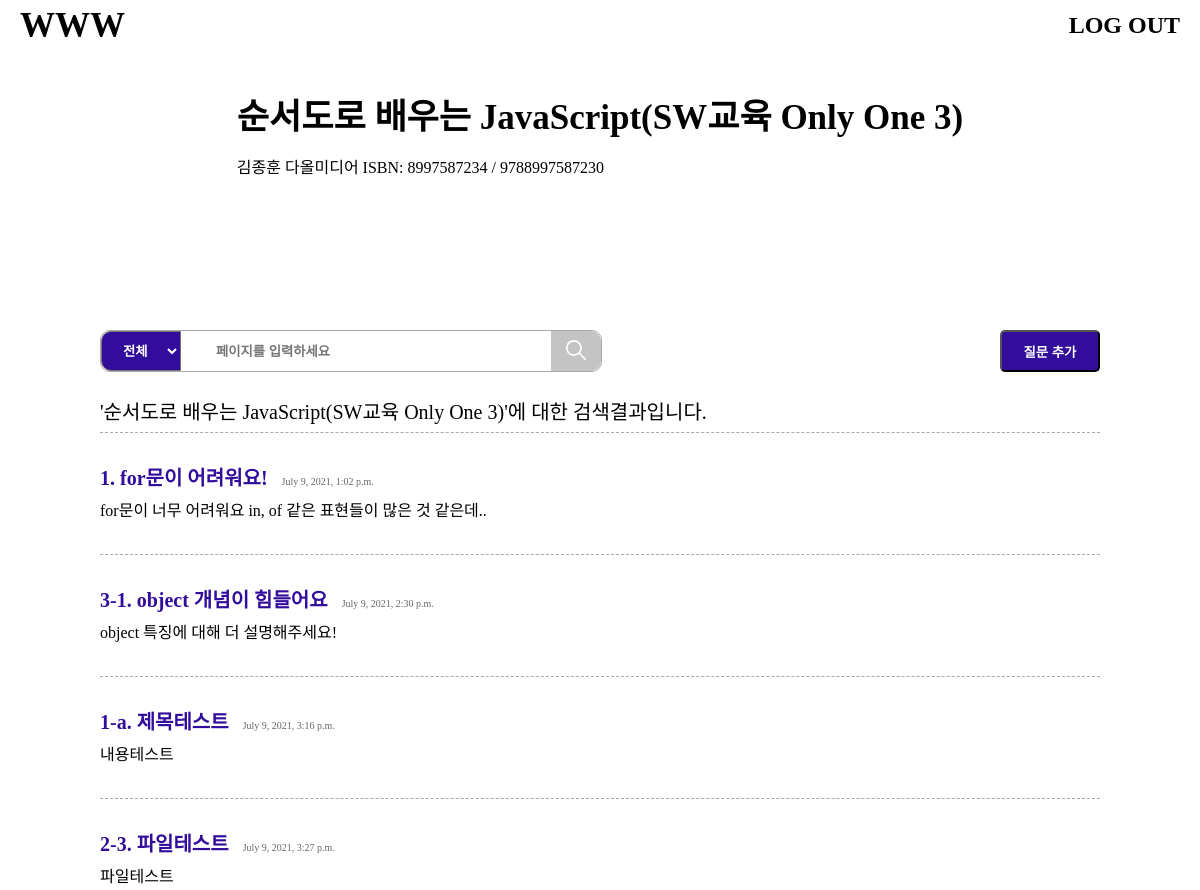
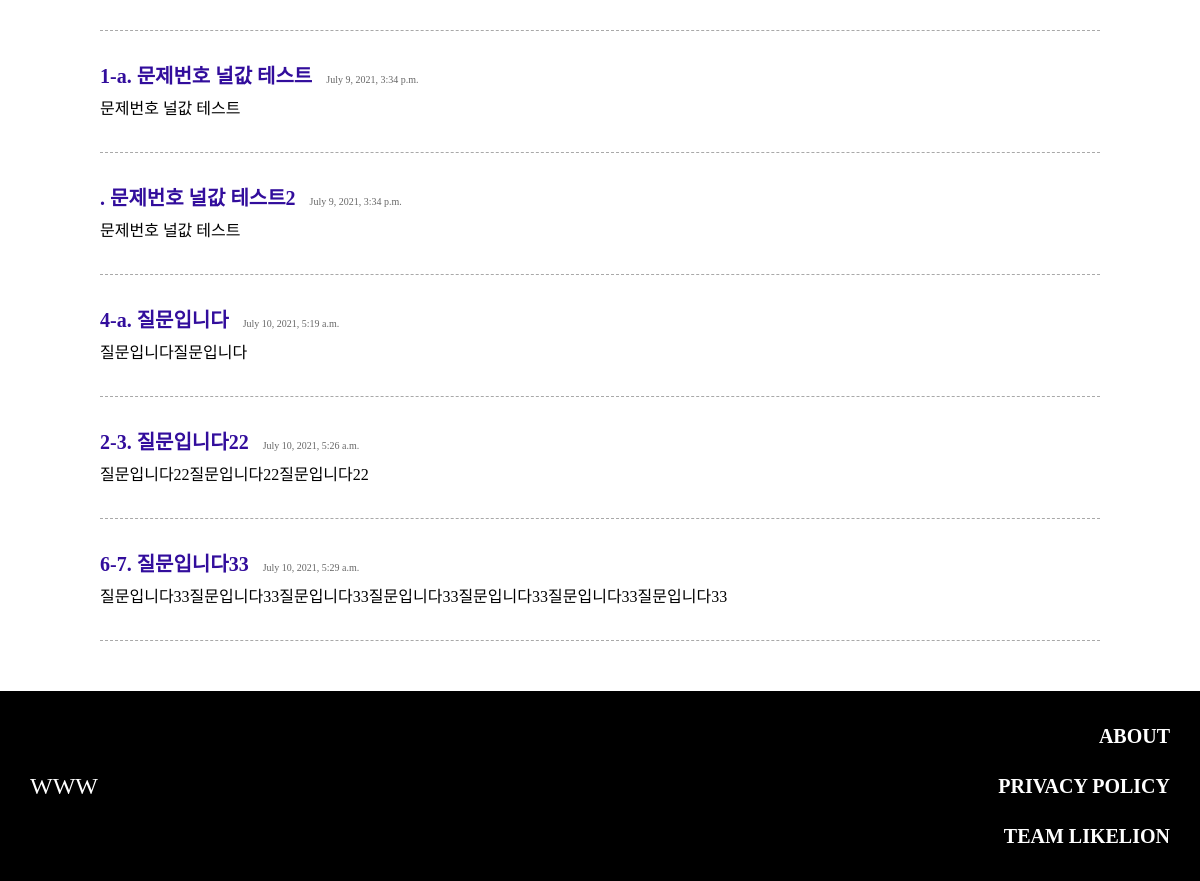
The page /qna/13 (signed in) on the database its author committed (2 pictures, top to bottom).
### qna/models.py (models this page shows, shortened)
class Book(models.Model):
    isbn = CharField(max_length=100)
    title = CharField(max_length=255)
    author = CharField(max_length=100)
    publisher = CharField(max_length=255)
    imageUrl = CharField(max_length=500, null=True)

class Qna(models.Model):
    room = ForeignKey(Room, on_delete=CASCADE)
    title = CharField(max_length=500)
    writer = ForeignKey(Profile, on_delete=CASCADE)
    content = TextField()
    isfile = BooleanField(default=False)
    pubdate = DateTimeField(auto_now_add=True)
    chapter = IntegerField()
    page = IntegerField()
    qnum = CharField(max_length=100, null=True)
    selected = BooleanField(default=False)

### search/views.py (the view)
# urls.py: path('qna/', include('qna.urls')),
def qna(request, book_id) :
    chapter = int(request.GET.get('chapter', '-1'))
    page = int(request.GET.get('page', '-1'))
    book = Book.objects.get(id = book_id)
    qnas = Qna.objects.filter(room = book.room)
    chapters = []
    for qna in qnas :
        if qna.chapter not in chapters :
            chapters.append(qna.chapter)
    if chapter != -1 :
        qnas = qnas.filter(chapter = chapter)
    if page != -1 :
        qnas = qnas.filter(page = page)
        return render(request, 'qna.html', {'book':book, 'qnas': qnas, 'chapters':chapters, 'cur_chapter':chapter, 'cur_page':page})
    else :
        return render(request, 'qna.html', {'book':book, 'qnas': qnas, 'chapters':chapters, 'cur_chapter':chapter})

### qna/templates/qna.html (shortened to what this page needs)
{% extends 'base.html' %}
{% load static %}
{% block style %}
<link rel="stylesheet" type="text/css" href="{% static 'css/qna.css' %}">
{% endblock %}
{% block content %}
    <header class="book-info-wrap">
        <div class="book-info-content">
            <div class="book-title">{{book.title}}</div>
            <div>
                <span>{{book.author}} </span>
                <span>{{book.publisher}} </span>
                <span>ISBN: {{book.isbn}} </span>
            </div>
        </div>
    </header>
    <aside class="button-line">
        <div class="filter">
            <select name="chapter">
                <option value="-1">전체</option>
            </select>
            <input class="search" type="number" name="page" value="{{cur_page}}" placeholder="페이지를 입력하세요">
            <button type="button" name="search"><img /></button>
        </div>
        <input type="button" value="질문 추가" onclick="location.href='/qna/registerqna/{{book.room.id}}'">
    </aside>
    <h3 class="descr">'{{book.title}}'에 대한 검색결과입니다.</h3>
    <article class="qna-wrap">
        {% for qna in qnas %}
        <div class="qna-item" name="{{forloop.counter}}">
            <div class="qna-top">
                <a href="/qna/detail/{{qna.id}}">{{qna.qnum}}. {{qna.title}}</a>
                <span>{{qna.pubdate}}</span>
            </div>
            <div>{{qna.content}}</div>
        </div>
        {% endfor %}
    </article>
{% endblock %}

### hackathon/static/css/base.css (style rules this page uses)
html, body, div, span, applet, object, iframe, h1, h2, h3, h4, h5, h6, p, blockquote, pre, a, abbr, acronym, address, big, cite, code, del, dfn, em, img, ins, kbd, q, s, samp, small, strike, strong, sub, sup, tt, var, b, u, i, center, dl, dt, dd, ol, ul, li, fieldset, form, label, legend, table, caption, tbody, tfoot, thead, tr, th, td, article, aside, canvas, details, embed, figure, figcaption, footer, header, hgroup, menu, nav, output, ruby, section, summary, time, mark, audio, video { margin: 0; padding: 0; border: 0; font-size: 100%; font: inherit; vertical-align: baseline; }
article, aside, details, figcaption, figure, footer, header, hgroup, menu, nav, section { display: block; }
body { line-height: 1; }
body { font-family: 'Noto Sans KR'; }

### qna/static/css/qna.css (style rules this page uses)
.book-info-wrap { display: flex; flex-direction: row; justify-content: center; margin-bottom: 50px; }
.book-info-content { display: flex; flex-direction: column; justify-content: flex-start; }
.book-info-content div { margin: 0px 15px 25px; }
.book-title { font-size: 35px; font-weight: bold; margin-top: 0px; }
.button-line { margin: 20px 0px; display: flex; flex-direction: row; justify-content: space-between; }
.button-line input { background-color: #320D9C; color: white; font-weight: bold; border-radius: 5px; width: 100px; }
.filter { border: #A9A9A9 solid 0.3px; border-radius: 10px; display: flex; flex-direction: row; justify-content: space-between ; width: 500px; height: 40px; }
.filter select { border-top-left-radius: 10px; border-bottom-left-radius: 10px; width: 80px; padding: 10px; padding-left: 17px; background-color: #320D9C; color: white; font-weight: bold; }
.filter .search { border: none; width: 300px; background-color: white; color: black; }
button { background-color: #C4C4C4; border-top-right-radius: 10px; border-bottom-right-radius: 10px; width: 50px; border: none; }
button img { max-width: 20px; max-height: 25px; }
.descr { padding: 10px 0px; font-size: 20px; border-bottom: #A9A9A9 dashed 0.5px; }
.qna-wrap { display: flex; flex-direction: column; }
.qna-item { padding: 35px 0px; border-bottom: dashed 0.5px #A9A9A9; }
.qna-item a { text-decoration: none; color: #320D9C; font-size: 20px; font-weight: bold; margin-right: 10px; }
.qna-item span { font-size: 10px; color: rgb(104, 104, 104); }
.qna-top { margin-bottom: 15px; }

### rows shown on the page
Book: title "순서도로 배우는 JavaScript(SW교육 Only One 3)", author "김종훈", publisher "다올미디어", isbn "8997587234 / 9788997587230"
Qna: qnum "1", title "for문이 어려워요!", pubdate "July 9, 2021, 1:02 p.m.", content "for문이 너무 어려워요 in, of 같은 표현들이 많은 것 같은데.."
Qna: qnum "3-1", title "object 개념이 힘들어요", pubdate "July 9, 2021, 2:30 p.m.", content "object 특징에 대해 더 설명해주세요!"
Qna: qnum "1-a", title "제목테스트", pubdate "July 9, 2021, 3:16 p.m.", content "내용테스트"
Qna: qnum "2-3", title "파일테스트", pubdate "July 9, 2021, 3:27 p.m.", content "파일테스트"
Qna: qnum "1-a", title "문제번호 널값 테스트", pubdate "July 9, 2021, 3:34 p.m.", content "문제번호 널값 테스트"
Qna: title "문제번호 널값 테스트2", pubdate "July 9, 2021, 3:34 p.m.", content "문제번호 널값 테스트"
Qna: qnum "4-a", title "질문입니다", pubdate "July 10, 2021, 5:19 a.m.", content "질문입니다질문입니다"
Qna: qnum "2-3", title "질문입니다22", pubdate "July 10, 2021, 5:26 a.m.", content "질문입니다22질문입니다22질문입니다22"
Qna: qnum "6-7", title "질문입니다33", pubdate "July 10, 2021, 5:29 a.m.", content "질문입니다33질문입니다33질문입니다33질문입니다33질문입니다33질문입니다33질문입니다33"
